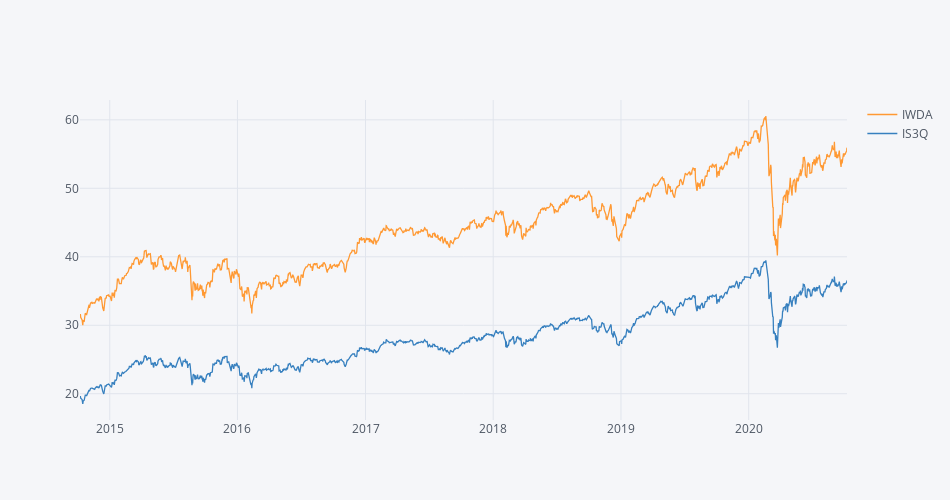

This figure's notebook cell:
### Code cell
etfs.iplot(dimensions=pl.dimensions)

### Figure 1 — Plotly figure (JSON) as saved in the notebook; plotly's stock layout.template omitted (floating-point values rounded to 4 significant figures; data arrays with more than 128 entries replaced by an {"elided": "..."} marker saying what was removed)
{"data": [{"line": {"color": "rgba(255, 153, 51, 1.0)", "dash": "solid", "shape": "linear", "width": 1.3}, "mode": "lines", "name": "IWDA", "text": "", "type": "scatter", "x": {"elided": "1511 str values"}, "y": {"elided": "1511 float values"}}, {"line": {"color": "rgba(55, 128, 191, 1.0)", "dash": "solid", "shape": "linear", "width": 1.3}, "mode": "lines", "name": "IS3Q", "text": "", "type": "scatter", "x": {"elided": "1511 str values"}, "y": {"elided": "1511 float values"}}], "layout": {"height": 500, "legend": {"bgcolor": "#F5F6F9", "font": {"color": "#4D5663"}}, "paper_bgcolor": "#F5F6F9", "plot_bgcolor": "#F5F6F9", "title": {"font": {"color": "#4D5663"}}, "width": 950, "xaxis": {"autorange": true, "gridcolor": "#E1E5ED", "range": ["2014-10-08", "2020-10-08"], "showgrid": true, "tickfont": {"color": "#4D5663"}, "title": {"font": {"color": "#4D5663"}, "text": ""}, "type": "date", "zerolinecolor": "#E1E5ED"}, "yaxis": {"autorange": true, "gridcolor": "#E1E5ED", "range": [16.16, 62.9], "showgrid": true, "tickfont": {"color": "#4D5663"}, "title": {"font": {"color": "#4D5663"}, "text": ""}, "type": "linear", "zerolinecolor": "#E1E5ED"}}}
